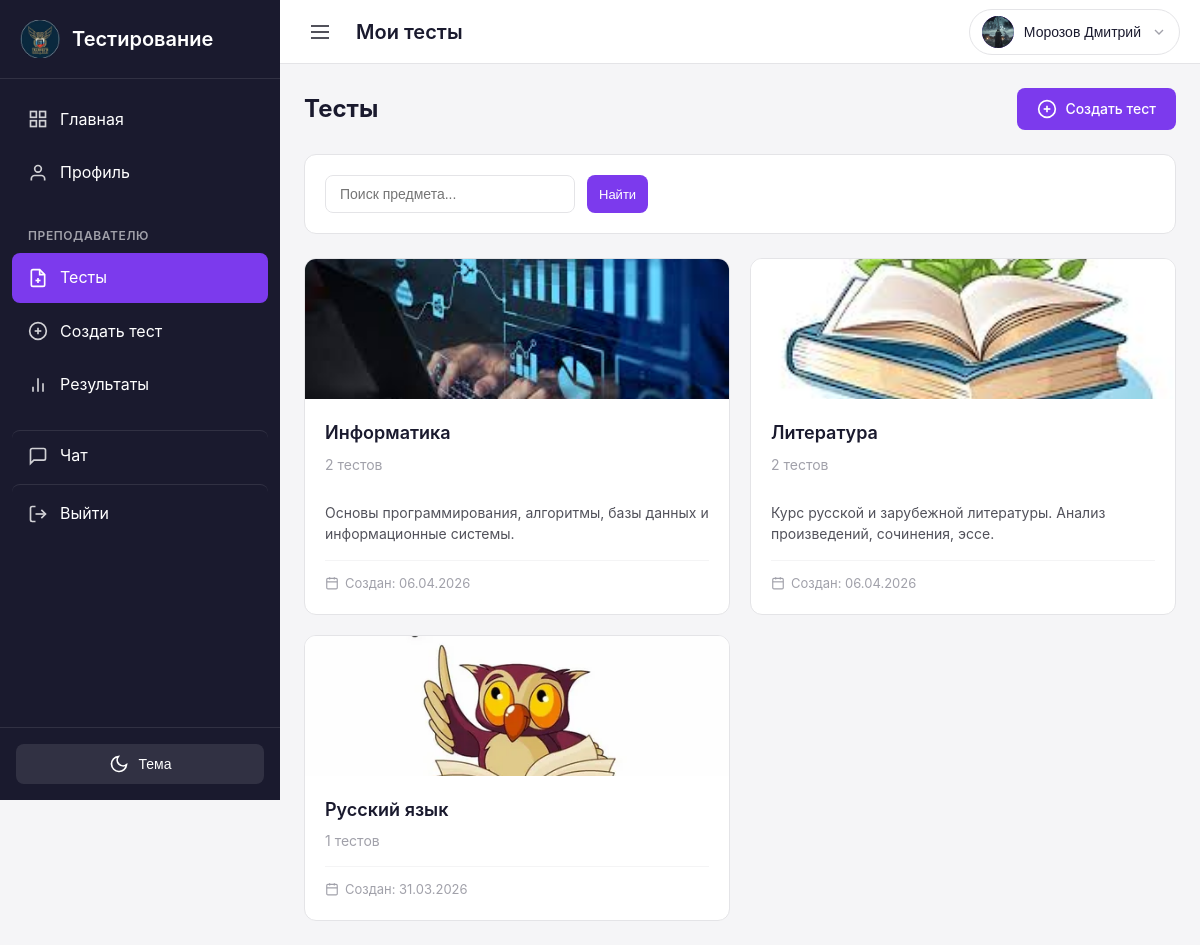
Before: /teacher/tests/ (signed in) with the older database file.
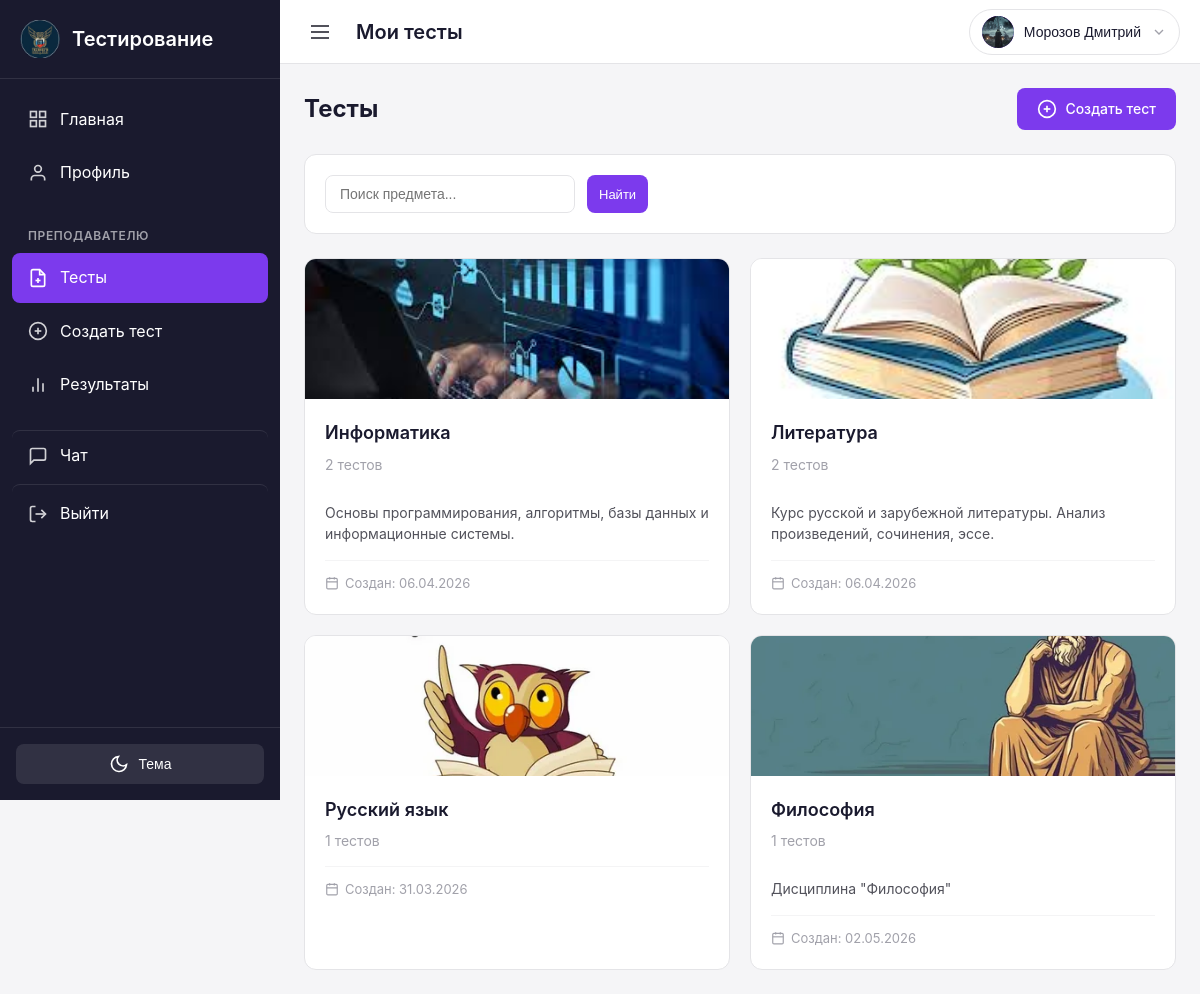
After: the same page with the newer database file.
### groups/models.py (models this page shows, shortened)
class Subject(models.Model):
    name = models.CharField(
        max_length=200,
        verbose_name='Название предмета'
    )
    description = models.TextField(
        blank=True,
        verbose_name='Описание'
    )
    image = models.ImageField(
        upload_to='subject_images/',
        null=True,
        blank=True,
        verbose_name='Изображение предмета'
    )
    teachers = models.ManyToManyField(
        settings.AUTH_USER_MODEL,
        related_name='subjects',
        limit_choices_to={'role': 'teacher'},
        verbose_name='Преподаватели'
    )
    groups = models.ManyToManyField(
        Group,
        related_name='subjects',
        verbose_name='Группы'
    )
    created_at = models.DateTimeField(
        auto_now_add=True,
        verbose_name='Дата создания'
    )
    class Meta:
        verbose_name = 'Предмет'
        verbose_name_plural = 'Предметы'
        ordering = ['name']

### users/views.py (the view)
# urls.py: path('teacher/tests/', views.teacher_tests, name='teacher_tests'),
@login_required
def teacher_tests(request):
    from groups.models import Subject
    if not request.user.is_teacher:
        messages.error(request, 'У вас нет доступа к этой странице')
        return redirect('dashboard')
    search = request.GET.get('search', '')
    subjects = Subject.objects.filter(
        teachers=request.user
    ).distinct().annotate(
        tests_count=Count('tests', filter=Q(tests__created_by=request.user))
    ).order_by('name')
    if search:
        subjects = subjects.filter(name__icontains=search)
    context = {
        'subjects': subjects,
        'search': search,
    }
    return render(request, 'users/teacher/tests.html', context)

### chat/context_processors.py (called while the page is built)
def unread_messages_count(request):
    if request.user.is_authenticated:
        count = Message.objects.filter(receiver=request.user, is_read=False).count()
        return {'total_unread_messages': count}
    return {'total_unread_messages': 0}

### users/models.py (called while the page is built)
    @property
    def is_teacher(self):
        return self.role == UserRole.TEACHER

    @property
    def is_student(self):
        return self.role == UserRole.STUDENT

### templates/users/teacher/tests.html (shortened to what this page needs)
{% extends 'base.html' %}
{% block topbar_title %}Мои тесты{% endblock %}
{% block content %}
<div class="tests-container">
    <div class="tests-header mb-3">
        <h1 class="page-title">Тесты</h1>
        <a href="{% url 'teacher_test_create' %}" class="btn btn-primary">
            <svg width="20" height="20" viewBox="0 0 24 24" fill="none" stroke="currentColor" stroke-width="2">
                <circle cx="12" cy="12" r="10"></circle>
                <line x1="12" y1="8" x2="12" y2="16"></line>
                <line x1="8" y1="12" x2="16" y2="12"></line>
            </svg>
            Создать тест
        </a>
    </div>
    <div class="search-bar card mb-3">
        <form method="get" class="search-form">
            <div class="search-row">
                <input
                    type="text"
                    name="search"
                    class="form-input"
                    placeholder="Поиск предмета..."
                    value="{{ search }}"
                >
                <button type="submit" class="btn btn-primary btn-sm">Найти</button>
            </div>
        </form>
    </div>
    {% if subjects %}
        <div class="subjects-grid">
            {% for subject in subjects %}
            <a href="{% url 'teacher_subject_tests' subject.id %}" class="subject-card-link">
                <div class="subject-card">
                    {% if subject.image %}
                        <div class="subject-card-image">
                            <img src="{{ subject.image.url }}" alt="{{ subject.name }}">
                        </div>
                    {% else %}
                        <div class="subject-card-placeholder">
                            <div class="subject-card-icon"><i class="fa-solid fa-book"></i></div>
                        </div>
                    {% endif %}
                    <div class="subject-card-body">
                        <div class="subject-card-header">
                            <div class="subject-card-info">
                                <h2 class="subject-card-title">{{ subject.name }}</h2>
                                <span class="subject-card-count">{{ subject.tests_count }} тестов</span>
                            </div>
                        </div>
                        {% if subject.description %}
                            <p class="subject-card-desc">{{ subject.description|truncatewords:10 }}</p>
                        {% endif %}
                        <div class="subject-card-footer">
                            <span class="subject-card-date">
                                <svg width="14" height="14" viewBox="0 0 24 24" fill="none" stroke="currentColor" stroke-width="2">
                                    <rect x="3" y="4" width="18" height="18" rx="2" ry="2"></rect>
                                    <line x1="16" y1="2" x2="16" y2="6"></line>
                                    <line x1="8" y1="2" x2="8" y2="6"></line>
                                    <line x1="3" y1="10" x2="21" y2="10"></line>
                                </svg>
                                Создан: {{ subject.created_at|date:"d.m.Y" }}
                            </span>
                        </div>
                    </div>
                </div>
            </a>
            {% endfor %}
        </div>
    {% endif %}
</div>
{% endblock %}

Changed rows visible on the page:
added Subject: image (picture), name "Философия", tests_count "1", description "Дисциплина \"Философия\"", created_at "02.05.2026"
